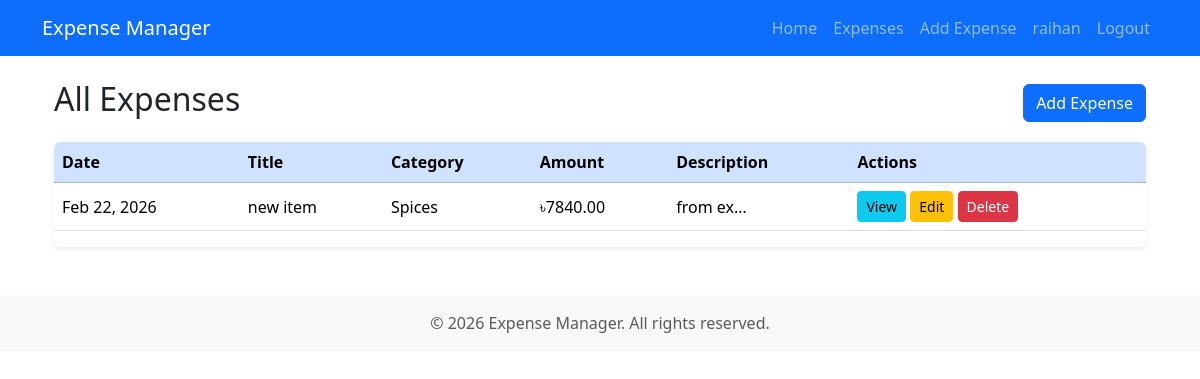
The app's page /expenses/ (signed in) with its own data.
### expense_manager/models.py (models this page shows)
class Expense(models.Model):
    user=models.ForeignKey(User, on_delete=models.CASCADE)
    category=models.ForeignKey(Category, on_delete=models.SET_NULL, null=True)
    title = models.CharField(max_length=200, blank=True)
    amount=models.DecimalField(max_digits=10, decimal_places=2)
    description=models.TextField(blank=True, null=True)
    date=models.DateField(auto_now_add=True)

class Category(models.Model):
    name=models.CharField(max_length=100,unique=True)

### expense_manager/views.py (the view)
# urls.py: path('expenses/', views.expense_list, name='expense_list'),
@login_required(login_url='/login/')
def expense_list(request):
    result = Expense.objects.filter(user=request.user).select_related('category').order_by('-date')
    return render(request, 'expense_list.html', {"result": result})

### templates/expense_list.html (shortened to what this page needs)
{% extends "base.html" %}
{% block content %}
<div class="container my-4">
    <div class="row mb-3">
        <div class="col d-flex justify-content-between align-items-center">
            <h2>All Expenses</h2>
            <a href="{% url 'expense_create' %}" class="btn btn-primary">
                 Add Expense
            </a>
        </div>
    </div>
    <div class="table-responsive shadow-sm rounded">
        <table class="table table-hover align-middle">
            <thead class="table-primary">
                <tr>
                    <th>Date</th>
                    <th>Title</th>
                    <th>Category</th>
                    <th>Amount</th>
                    <th>Description</th>
                    <th>Actions</th>
                </tr>
            </thead>
            <tbody>
                {% for expense in result %}
                <tr>
                    <td>{{ expense.date|date:"M d, Y" }}</td>
                    <td>{{ expense.title|default:"-" }}</td>
                    <td>{{ expense.category.name }}</td>
                    <td>৳{{ expense.amount|floatformat:2 }}</td>
                    <td>
                        {% if expense.description %}
                            {{ expense.description|truncatechars:50 }}
                        {% else %}
                            -
                        {% endif %}
                    </td>
                    <td>
                        <a href="#" class="btn btn-sm btn-info" data-bs-toggle="modal" data-bs-target="#expenseModal{{ expense.id }}">
                             View
                        </a>
                        <a href="{% url 'expense_update' expense.id %}" class="btn btn-sm btn-warning" data-bs-toggle="tooltip" title="Edit">
                             Edit
                        </a>
                        <a href="{% url 'expense_delete' expense.id %}" class="btn btn-sm btn-danger" data-bs-toggle="tooltip" title="Delete">
                             Delete
                        </a>
                    </td>
                </tr>
                {% empty %}
                <tr>
                    <td colspan="6" class="text-center">No expenses found</td>
                </tr>
                {% endfor %}
            </tbody>
        </table>
    </div>
</div>
{% endblock %}

### templates/base.html (shortened to what this page needs)
{% load static %}
<!DOCTYPE html>
<html lang="en">
<head>
    <link href="{% static 'css/bootstrap.min.css' %}" rel="stylesheet">
</head>
<body>
    <nav class="navbar navbar-expand-lg navbar-dark bg-primary">
        <div class="container">
        <a class="navbar-brand" href="{% url 'home' %}">Expense Manager</a>
        <div class="collapse navbar-collapse" id="navbarNav">
        <ul class="navbar-nav ms-auto">
            {% if request.user.is_authenticated %}
                <li class="nav-item"><a class="nav-link" href="{% url 'home' %}">Home</a></li>
                <li class="nav-item"><a class="nav-link" href="{% url 'expense_list' %}">Expenses</a></li>
                <li class="nav-item"><a class="nav-link" href="{% url 'expense_create' %}">Add Expense</a></li>
                <li class="nav-item"><a class="nav-link" href="#">{{ request.user.username }}</a></li>
                <li class="nav-item"><a class="nav-link" href="{% url 'logout' %}">Logout</a></li>
            {% else %}
                <li class="nav-item"><a class="nav-link" href="{% url 'login' %}">Login</a></li>
                <li class="nav-item"><a class="nav-link" href="{% url 'register' %}">Register</a></li>
            {% endif %}
        </ul>
    </div>
      </div>
    </nav>
    <div class="container mt-4">
        {% block content %}{% endblock %}
    </div>
    <footer class="bg-light text-center text-muted py-3 mt-5">
        <div class="container">
            &copy; {{ year|default:2026 }} Expense Manager. All rights reserved.
        </div>
    </footer>
</body>
</html>

### records on screen
Expense: date "Feb 22, 2026", title "new item", category.name "Spices", amount "7840.00", description "from ex…"

### other values on screen
{{ request.user.username }} "raihan"
{{ year|default:2026 }} "2026"
